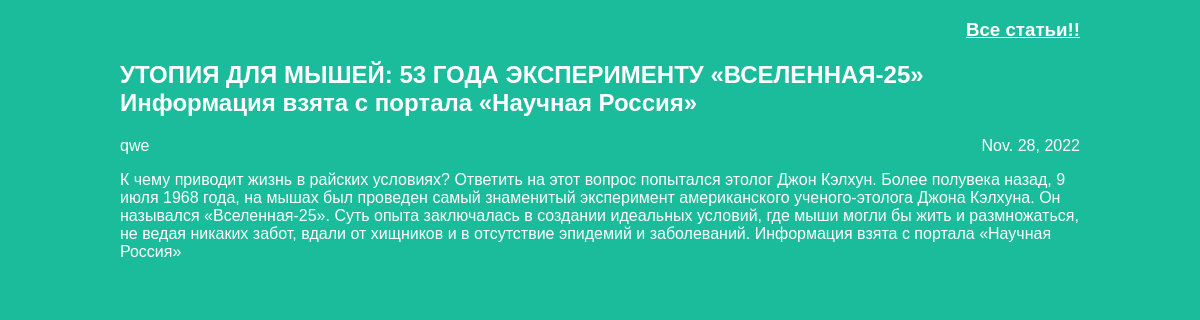
The app's page /article/1 with its own data.
### articles/models.py (models this page shows, shortened)
class Article(models.Model):
    title = models.CharField(max_length=200)
    author = models.ForeignKey(User, on_delete=models.CASCADE)
    text = models.TextField()
    created_date = models.DateField(auto_now_add=True)

### articles/views.py (the view)
# urls.py: path('article/<int:article_id>', views.get_article, name='get_article'),
def get_article(request, article_id):
    try:
        post = Article.objects.get(id=article_id)
        return render(request, '1article.html', {"post": post})
    except Article.DoesNotExist:
        raise Http404

### articles/templates/1article.html (shortened to what this page needs)
<!DOCTYPE html>
<html>
    <head>
        <link rel="stylesheet" href="{{ STATIC_URL }}/static/css/article.css">
    </head>
    <body>
    <div class="archive">
        <a href="/"><h3> Все статьи!!</h3></a>
        <h2 class="post-title">{{ post.title }}</h2>
            <div class="article-info">
                <div class="article-author">{{ post.author.username }}</div>
                <div class="article-created-date">{{ post.created_date }}</div>
            </div>
            <p class="article-text">{{ post.text }}</p>
    </div>
    </body>
</html>

### articles/static/css/article.css (style rules this page uses)
body { background: #1abc9c; font-family: Tahoma, Arial, sans-serif; color: #ffffff; }
h3 { text-align: right; }
.archive { width: 960px; margin-left: auto; margin-right: auto; }
a:link, a:visited, a:active, a:focus { color: #ffffff; }
.article-author { width: 50%; float: left; }
.article-created-date { text-align: right; }

### records on screen
Article: title "УТОПИЯ ДЛЯ МЫШЕЙ: 53 ГОДА ЭКСПЕРИМЕНТУ «ВСЕЛЕННАЯ-25» Информация взята с портала «Научная Россия»", author.username "qwe", created_date "Nov. 28, 2022", text "К чему приводит жизнь в райских условиях? Ответить на этот вопрос попытался этолог Джон Кэлхун. Более полувека назад, 9 июля 1968 года, на мышах был проведен самый знаменитый эксперимент американского ученого-этолога Джона Кэлхуна. Он назывался «Вселенная-25». Суть опыта заключалась в создании идеальных условий, где мыши могли бы жить и размножаться, не ведая никаких забот, вдали от хищников и в отсутствие эпидемий и заболеваний. Информация взята с портала «Научная Россия»"
